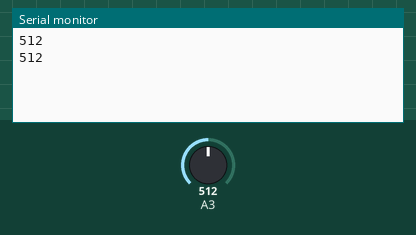
Recording of a sketch running on a simulated Arduino Uno, built with avr-gcc and run on an emulated ATmega328P. On the bench: the last lines printed to the serial monitor. The inputs (shaded band) are chosen by the test bench; at power-on: A3 = 512.

Above: at 1.3 s.
1.4 s: A3 set to 610
At 2.9 s:
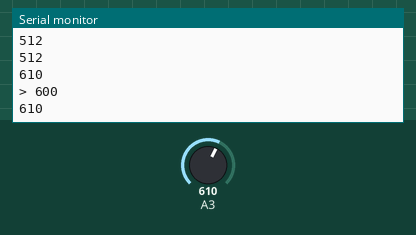
3.6 s: A3 set to 590
At 4.5 s:
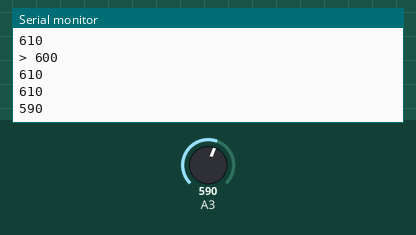
Timing chart, 0 to 6.6 s (numbered marks = the images above; inputs shaded):
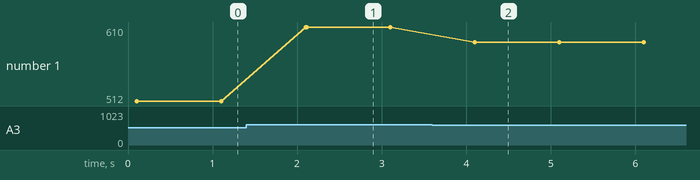

The sketch:

theft_detection.ino
```cpp
#include <SoftwareSerial.h>
SoftwareSerial mySerial(9, 10);
char msg;
char call;
int sensor_val;
boolean st_led = false;
int led = 13;

int ledST = 0;
int val=700;   // 0 is sound, 1 is not
boolean Fan_Signal = 1;

void setup()
{
  Serial.println("GSM SIM800A BEGIN");
  delay(100);
  mySerial.begin(9600);
  Serial.begin(9600);
}

void loop()
{
  /*Serial.println(digitalRead(3));*/
  sensor_val = analogRead(A3);
  Serial.println(sensor_val);
  if (sensor_val > 600){
    Serial.println("> 600");
    int num = 0;
    int i = 0;
    do{
      i = i + 1;
      sensor_val = analogRead(A3);
      if (sensor_val > 600){
        num = num + 1;
      }
      Serial.println(sensor_val);
      delay(1000);
    }while(i< 10);
    Serial.println("BREAK");
    Serial.println(num);
    if (num >=3){
      MakeCall();
      delay(10000);
    }
    delay(1000);
  }
  delay(1000);
}


void MakeCall()
{
  mySerial.println("ATD+84946345543;"); // ATDxxxxxxxxxx; -- watch out here for semicolon at the end!!
  Serial.println("Calling  "); // print response over serial port
  delay(1000);
}
```

Measured:
- after the input at 1.4 s, the serial monitor: prints a new line after 0.70 s (image 1)
- after the input at 3.6 s, the serial monitor: prints a new line after 0.50 s (image 2)
- plotted number 1: 512 → 610 after the input at 1.4 s, 610 → 590 after the input at 3.6 s
